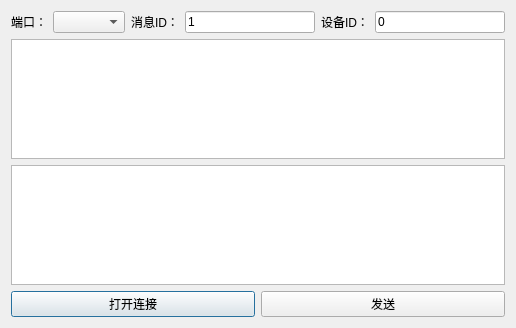
<?xml version="1.0" encoding="UTF-8"?>
<ui version="4.0">
 <class>Dialog</class>
 <widget class="QDialog" name="Dialog">
  <property name="geometry">
   <rect>
    <x>0</x>
    <y>0</y>
    <width>516</width>
    <height>328</height>
   </rect>
  </property>
  <property name="windowTitle">
   <string>Dialog</string>
  </property>
  <layout class="QVBoxLayout" name="verticalLayout">
   <item>
    <layout class="QHBoxLayout" name="horizontalLayout">
     <item>
      <widget class="QLabel" name="label">
       <property name="text">
        <string>端口：</string>
       </property>
      </widget>
     </item>
     <item>
      <widget class="QComboBox" name="comboBox_port"/>
     </item>
     <item>
      <widget class="QLabel" name="label_2">
       <property name="text">
        <string>消息ID：</string>
       </property>
      </widget>
     </item>
     <item>
      <widget class="QLineEdit" name="lineEdit_msgId">
       <property name="inputMask">
        <string>99999</string>
       </property>
       <property name="text">
        <string>1</string>
       </property>
      </widget>
     </item>
     <item>
      <widget class="QLabel" name="label_3">
       <property name="text">
        <string>设备ID：</string>
       </property>
      </widget>
     </item>
     <item>
      <widget class="QLineEdit" name="lineEdit_devId">
       <property name="inputMask">
        <string>HHHH</string>
       </property>
       <property name="text">
        <string>0</string>
       </property>
      </widget>
     </item>
    </layout>
   </item>
   <item>
    <widget class="QTextEdit" name="textEdit_msg">
     <property name="toolTip">
      <string>发送消息</string>
     </property>
    </widget>
   </item>
   <item>
    <widget class="QTextBrowser" name="textBrowser">
     <property name="toolTip">
      <string>显示数据</string>
     </property>
    </widget>
   </item>
   <item>
    <layout class="QHBoxLayout" name="horizontalLayout_2">
     <item>
      <widget class="QPushButton" name="pushButton_connect">
       <property name="text">
        <string>打开连接</string>
       </property>
      </widget>
     </item>
     <item>
      <widget class="QPushButton" name="pushButton_send">
       <property name="text">
        <string>发送</string>
       </property>
      </widget>
     </item>
    </layout>
   </item>
  </layout>
 </widget>
 <resources/>
 <connections>
  <connection>
   <sender>pushButton_send</sender>
   <signal>pressed()</signal>
   <receiver>Dialog</receiver>
   <slot>slot_send_click()</slot>
   <hints>
    <hint type="sourcelabel">
     <x>412</x>
     <y>310</y>
    </hint>
    <hint type="destinationlabel">
     <x>3</x>
     <y>277</y>
    </hint>
   </hints>
  </connection>
  <connection>
   <sender>comboBox_port</sender>
   <signal>currentTextChanged(QString)</signal>
   <receiver>Dialog</receiver>
   <slot>slot_port_change(QString)</slot>
   <hints>
    <hint type="sourcelabel">
     <x>92</x>
     <y>18</y>
    </hint>
    <hint type="destinationlabel">
     <x>101</x>
     <y>3</y>
    </hint>
   </hints>
  </connection>
  <connection>
   <sender>pushButton_connect</sender>
   <signal>pressed()</signal>
   <receiver>Dialog</receiver>
   <slot>slot_connect_click()</slot>
   <hints>
    <hint type="sourcelabel">
     <x>147</x>
     <y>310</y>
    </hint>
    <hint type="destinationlabel">
     <x>174</x>
     <y>293</y>
    </hint>
   </hints>
  </connection>
 </connections>
 <slots>
  <slot>slot_send_click()</slot>
  <slot>slot_port_change(QString)</slot>
  <slot>slot_connect_click()</slot>
 </slots>
</ui>
